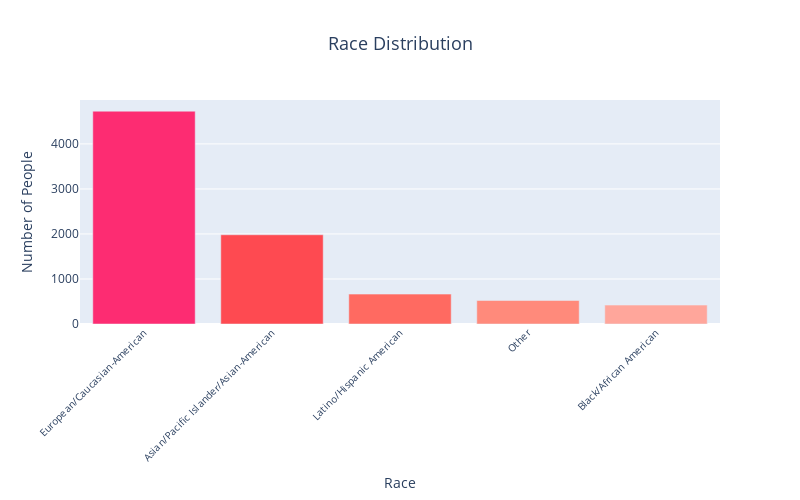

Notebook code for this chart:
### Code cell
# Mapping race numbers to their respective categories
race_mapping = {
    1: 'Black/African American',
    2: 'European/Caucasian-American',
    3: 'Latino/Hispanic American',
    4: 'Asian/Pacific Islander/Asian-American',
    5: 'Native American',
    6: 'Other'
}

# Apply the mapping to the 'race' column
df['race_label'] = df['race'].map(race_mapping)

# Count the occurrences of each race category
race_counts = df['race_label'].value_counts().reset_index()
race_counts.columns = ['Race', 'Count']

# Custom colors for each race category (same pink/red tones)
colors = ['#FD2C72', '#FE4A51', '#FF6A61', '#FF8A7B', '#FFA69B', '#FFC2BD']

# Create the bar chart
fig = px.bar(race_counts, x='Race', y='Count', title='Race Distribution',
             labels={'Count': 'Number of People', 'Race': 'Race'},
             color='Race', color_discrete_sequence=colors)

# Update layout: increase figure size, reduce font size, rotate x-axis labels, and remove legend
fig.update_layout(
    xaxis_title='Race',
    yaxis_title='Number of People',
    title_font_size=18,
    title_x=0.5,
    xaxis_tickfont_size=10,  # Smaller font size for x-axis labels
    yaxis_tickfont_size=12,  # Smaller font size for y-axis labels
    showlegend=False,  # Hide legend
    width=800,  # Increase width
    height=500  # Increase height
)

# Rotate x-axis labels for better readability
fig.update_xaxes(tickangle=-45)

### Figure 1 — Plotly figure (JSON) as saved in the notebook; plotly's stock layout.template omitted (floating-point values rounded to 4 significant figures)
{"data": [{"alignmentgroup": "True", "hovertemplate": "Race=%{x}<br>Number of People=%{y}<extra></extra>", "legendgroup": "European/Caucasian-American", "marker": {"color": "#FD2C72", "pattern": {"shape": ""}}, "name": "European/Caucasian-American", "offsetgroup": "European/Caucasian-American", "orientation": "v", "showlegend": true, "textposition": "auto", "type": "bar", "x": ["European/Caucasian-American"], "xaxis": "x", "y": [4727], "yaxis": "y"}, {"alignmentgroup": "True", "hovertemplate": "Race=%{x}<br>Number of People=%{y}<extra></extra>", "legendgroup": "Asian/Pacific Islander/Asian-American", "marker": {"color": "#FE4A51", "pattern": {"shape": ""}}, "name": "Asian/Pacific Islander/Asian-American", "offsetgroup": "Asian/Pacific Islander/Asian-American", "orientation": "v", "showlegend": true, "textposition": "auto", "type": "bar", "x": ["Asian/Pacific Islander/Asian-American"], "xaxis": "x", "y": [1982], "yaxis": "y"}, {"alignmentgroup": "True", "hovertemplate": "Race=%{x}<br>Number of People=%{y}<extra></extra>", "legendgroup": "Latino/Hispanic American", "marker": {"color": "#FF6A61", "pattern": {"shape": ""}}, "name": "Latino/Hispanic American", "offsetgroup": "Latino/Hispanic American", "orientation": "v", "showlegend": true, "textposition": "auto", "type": "bar", "x": ["Latino/Hispanic American"], "xaxis": "x", "y": [664], "yaxis": "y"}, {"alignmentgroup": "True", "hovertemplate": "Race=%{x}<br>Number of People=%{y}<extra></extra>", "legendgroup": "Other", "marker": {"color": "#FF8A7B", "pattern": {"shape": ""}}, "name": "Other", "offsetgroup": "Other", "orientation": "v", "showlegend": true, "textposition": "auto", "type": "bar", "x": ["Other"], "xaxis": "x", "y": [522], "yaxis": "y"}, {"alignmentgroup": "True", "hovertemplate": "Race=%{x}<br>Number of People=%{y}<extra></extra>", "legendgroup": "Black/African American", "marker": {"color": "#FFA69B", "pattern": {"shape": ""}}, "name": "Black/African American", "offsetgroup": "Black/African American", "orientation": "v", "showlegend": true, "textposition": "auto", "type": "bar", "x": ["Black/African American"], "xaxis": "x", "y": [420], "yaxis": "y"}], "layout": {"barmode": "relative", "height": 500, "legend": {"title": {"text": "Race"}, "tracegroupgap": 0}, "showlegend": false, "title": {"font": {"size": 18}, "text": "Race Distribution", "x": 0.5}, "width": 800, "xaxis": {"anchor": "y", "categoryarray": ["European/Caucasian-American", "Asian/Pacific Islander/Asian-American", "Latino/Hispanic American", "Other", "Black/African American"], "categoryorder": "array", "domain": [0, 1], "tickangle": -45, "tickfont": {"size": 10}, "title": {"text": "Race"}}, "yaxis": {"anchor": "x", "domain": [0, 1], "tickfont": {"size": 12}, "title": {"text": "Number of People"}}}}
